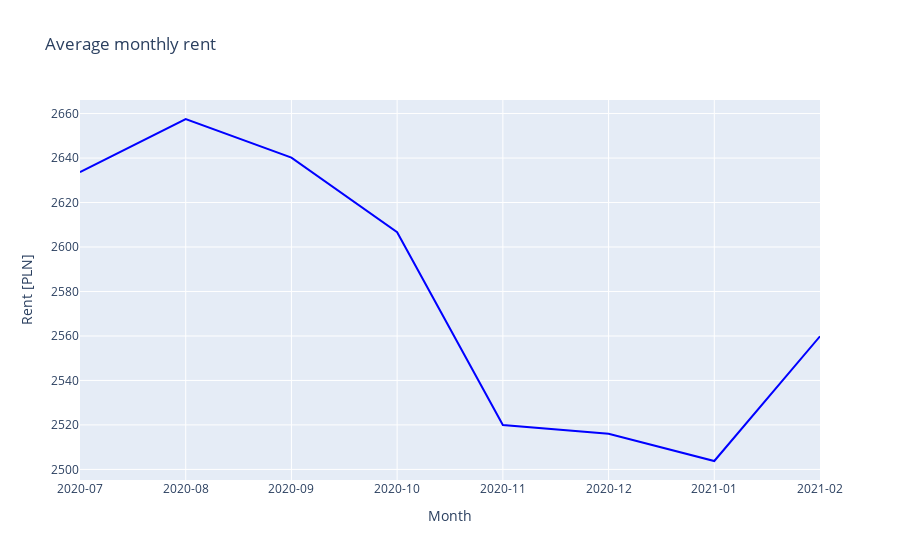

The cell this chart's notebook holds for it:
### Markdown cell above
## Line chart with annotation added

### Code cell
trace0=go.Scatter(
            x=df_monthly.year_month,
            y=df_monthly.total_monthly_price,
            mode='lines',
            marker=dict(
            color="blue",
            size=5,
          
            
            ),
        name="mean",

    #We can modify text and shown data in the text property
        text=['Mean monthly price: {} <br>monthly change {}% <br><br>Offers count: {}<br>Avg Area: {}'\
                              .format(df_monthly.total_monthly_price[i],
                                      df_monthly.change[i],
                                      df_monthly.offers[i],
                                      df_monthly.area[i],
                                     ) for i in range(0, df_monthly.shape[0])],

        )

data=[trace0]
    
figure=go.Figure(
    data=data,
    layout=go.Layout(
       title="Average monthly rent",
            yaxis=dict(title="Rent [PLN]"),
        xaxis=dict(title="Month",type="category")

    
    ))
iplot(figure)

### Figure 1 — Plotly figure (JSON) as saved in the notebook; plotly's stock layout.template omitted (floating-point values rounded to 4 significant figures)
{"data": [{"marker": {"color": "blue", "size": 5}, "mode": "lines", "name": "mean", "text": ["Mean monthly price: 2633.642857142857 <br>monthly change 0.0% <br><br>Offers count: 6678<br>Avg Area: 41.696361185983854", "Mean monthly price: 2657.5559234731422 <br>monthly change 0.9079844013560656% <br><br>Offers count: 5436<br>Avg Area: 41.78673841059602", "Mean monthly price: 2640.1643942955648 <br>monthly change -0.6544181826604323% <br><br>Offers count: 6381<br>Avg Area: 41.8772465130857", "Mean monthly price: 2606.6747710241466 <br>monthly change -1.2684673478582265% <br><br>Offers count: 6005<br>Avg Area: 41.6120432972523", "Mean monthly price: 2519.9942761745765 <br>monthly change -3.3253283383532284% <br><br>Offers count: 8384<br>Avg Area: 41.22497137404582", "Mean monthly price: 2516.0566885166304 <br>monthly change -0.15625383339852306% <br><br>Offers count: 8238<br>Avg Area: 41.338256858460824", "Mean monthly price: 2503.7835315035004 <br>monthly change -0.48779334222257553% <br><br>Offers count: 8999<br>Avg Area: 41.52867318590953", "Mean monthly price: 2559.8514019899208 <br>monthly change 2.23932579557915% <br><br>Offers count: 7740<br>Avg Area: 42.085680878552964"], "type": "scatter", "x": ["2020-07", "2020-08", "2020-09", "2020-10", "2020-11", "2020-12", "2021-01", "2021-02"], "y": [2634.0, 2658.0, 2640.0, 2607.0, 2520.0, 2516.0, 2504.0, 2560.0]}], "layout": {"title": {"text": "Average monthly rent"}, "xaxis": {"title": {"text": "Month"}, "type": "category"}, "yaxis": {"title": {"text": "Rent [PLN]"}}}}
